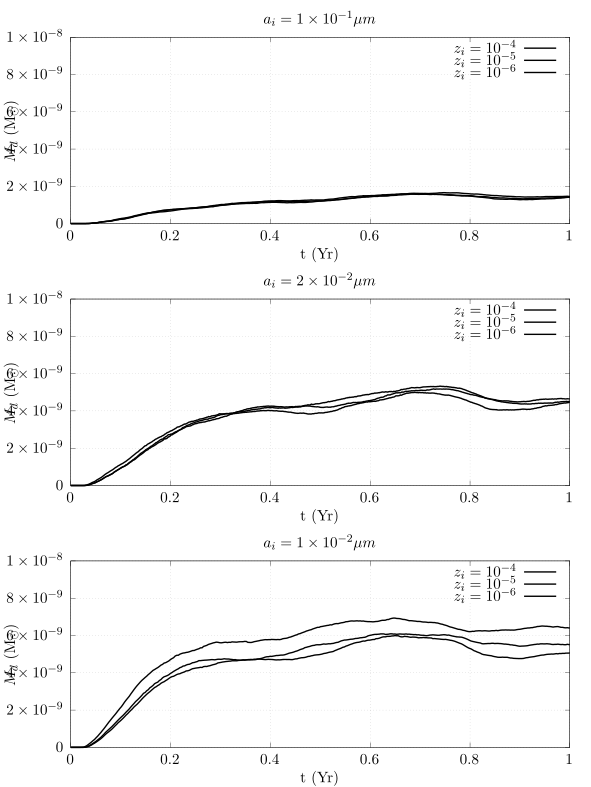

gnuplot code for this plot:
load "../turbo.pal"
set terminal cairolatex mono size 15cm,20cm crop standalone
set output 'dustmass.tex'

sectoyr=3.1688765e-08
gtomsol=5.0291442e-34
set datafile separator ','

set xlabel "t (Yr)"
set ylabel "Mdot (Msol)"


set multiplot layout 3,1

set grid x y mx my

set ytics 2e-9
set yrange [0.0:1e-8]
set xrange [0:1]

set key top right

set ylabel "$M_d$ (M$_\\odot$)"
set xlabel "t (Yr)"

set title "$a_i = 1 \\times 10^{-1} \\mu \\text m$"
plot "wr98a_Z1E-4_A1E-1.hst" u ($1*sectoyr):($27*gtomsol) t "$z_i=10^{-4}$" w l ls 1 ,\
"wr98a_Z1E-5_A1E-1.hst" u ($1*sectoyr):($27*gtomsol) t "$z_i=10^{-5}$" w l ls 2 ,\
"wr98a_Z1E-6_A1E-1.hst" u ($1*sectoyr):($27*gtomsol) t "$z_i=10^{-6}$" w l ls 3

set title "$a_i = 2 \\times 10^{-2} \\mu \\text m$"
plot "wr98a_Z1E-4_A2E-2.hst" u ($1*sectoyr):($27*gtomsol) t "$z_i=10^{-4}$" w l ls 1,\
"wr98a_Z1E-5_A2E-2.hst" u ($1*sectoyr):($27*gtomsol) t "$z_i=10^{-5}$" w l ls 2 ,\
"wr98a_Z1E-6_A2E-2.hst" u ($1*sectoyr):($27*gtomsol) t "$z_i=10^{-6}$" w l ls 3

set title "$a_i = 1 \\times 10^{-2} \\mu \\text m$"
plot "wr98a_Z1E-4_A1E-2.hst" u ($1*sectoyr):($27*gtomsol) t "$z_i=10^{-4}$" w l ls 1 ,\
"wr98a_Z1E-5_A1E-2.hst" u ($1*sectoyr):($27*gtomsol) t "$z_i=10^{-5}$" w l ls 2 ,\
"wr98a_Z1E-6_A1E-2.hst" u ($1*sectoyr):($27*gtomsol) t "$z_i=10^{-6}$" w l ls 3
